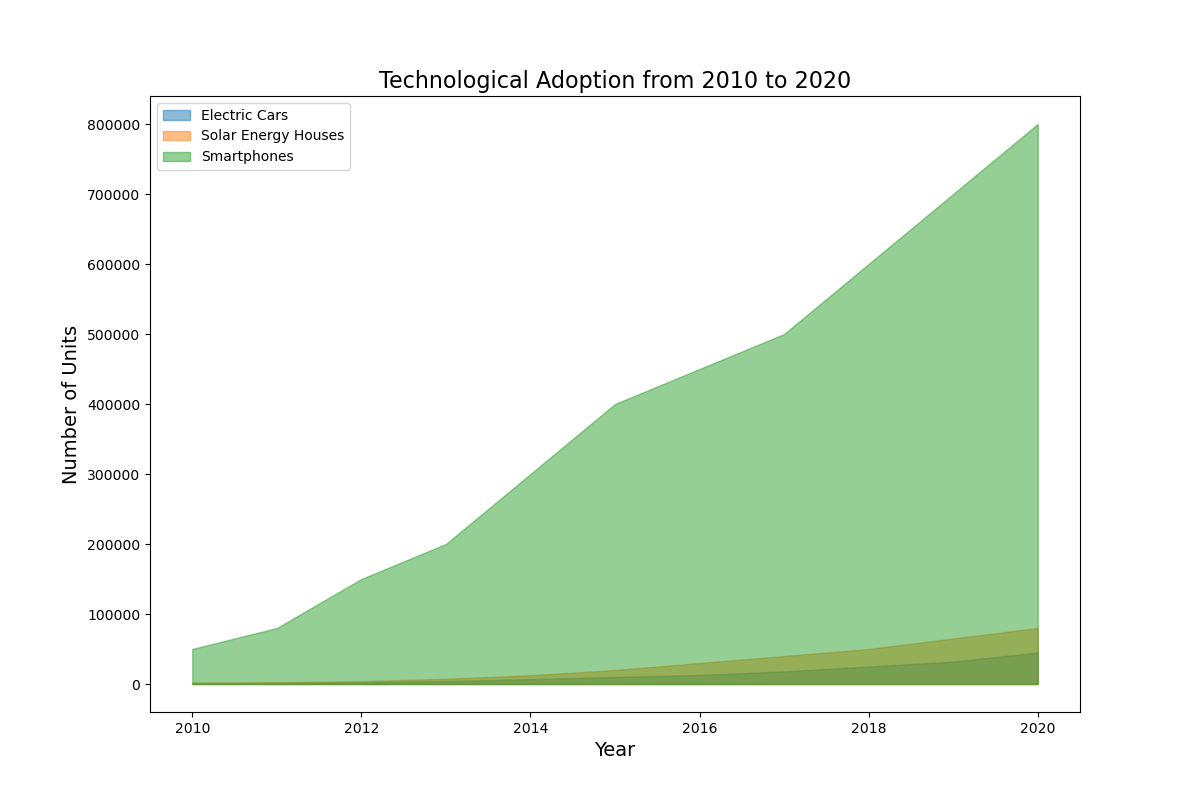

The Python source for this figure:

import matplotlib.pyplot as plt

# Data
years = range(2010, 2021)
electric_cars = [1000, 1500, 2500, 4000, 7000, 10000, 13000, 18000, 25000, 32000, 45000]
solar_energy_houses = [2000, 2500, 4000, 7500, 12500, 20000, 30000, 40000, 50000, 65000, 80000]
smartphones = [50000, 80000, 150000, 200000, 300000, 400000, 450000, 500000, 600000, 700000, 800000]

# Plot
fig, ax = plt.subplots(figsize=(12, 8))  # changing width and height

# Plotting the area chart
ax.fill_between(years, electric_cars, color="#1f77b4", alpha=0.5, label='Electric Cars')
ax.fill_between(years, solar_energy_houses, color="#ff7f0e", alpha=0.5, label='Solar Energy Houses')
ax.fill_between(years, smartphones, color="#2ca02c", alpha=0.5, label='Smartphones')

# Titles and labels
ax.set_title('Technological Adoption from 2010 to 2020', fontsize=16)
ax.set_xlabel('Year', fontsize=14)
ax.set_ylabel('Number of Units', fontsize=14)

# Customizing the y-axis to get a better understanding of scales
ax.set_yscale('linear')

# Legend
ax.legend(loc='upper left')

plt.show()
